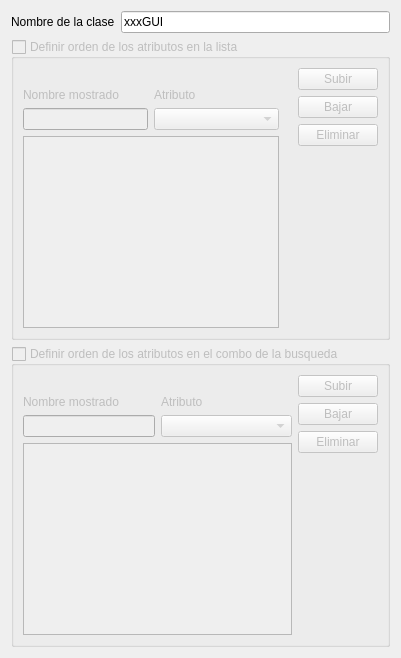
      <widget class="QWidget" name="tab_4">
       <attribute name="title">
        <string>GUI Manager</string>
       </attribute>
       <layout class="QVBoxLayout" name="verticalLayout_25">
        <item>
         <layout class="QHBoxLayout" name="horizontalLayout_15">
          <item>
           <widget class="QLabel" name="label_10">
            <property name="text">
             <string>Nombre de la clase</string>
            </property>
           </widget>
          </item>
          <item>
           <widget class="QLineEdit" name="leNombreClaseGM">
            <property name="text">
             <string>xxxGUI</string>
            </property>
           </widget>
          </item>
         </layout>
        </item>
        <item>
         <widget class="QGroupBox" name="groupBox_4">
          <property name="enabled">
           <bool>false</bool>
          </property>
          <property name="title">
           <string>Definir orden de los atributos en la lista</string>
          </property>
          <property name="checkable">
           <bool>true</bool>
          </property>
          <property name="checked">
           <bool>false</bool>
          </property>
          <layout class="QHBoxLayout" name="horizontalLayout_27">
           <item>
            <layout class="QVBoxLayout" name="verticalLayout_20">
             <item>
              <widget class="QLabel" name="label_32">
               <property name="text">
                <string/>
               </property>
              </widget>
             </item>
             <item>
              <layout class="QHBoxLayout" name="horizontalLayout_16">
               <item>
                <layout class="QVBoxLayout" name="verticalLayout_12">
                 <item>
                  <widget class="QLabel" name="label_16">
                   <property name="text">
                    <string>Nombre mostrado</string>
                   </property>
                  </widget>
                 </item>
                 <item>
                  <widget class="QLineEdit" name="leNombreListaGM">
                   <property name="sizePolicy">
                    <sizepolicy hsizetype="Preferred" vsizetype="Fixed">
                     <horstretch>0</horstretch>
                     <verstretch>0</verstretch>
                    </sizepolicy>
                   </property>
                  </widget>
                 </item>
                </layout>
               </item>
               <item>
                <layout class="QVBoxLayout" name="verticalLayout_13">
                 <item>
                  <widget class="QLabel" name="label_17">
                   <property name="text">
                    <string>Atributo</string>
                   </property>
                  </widget>
                 </item>
                 <item>
                  <widget class="QComboBox" name="cbAtributoListaGM"/>
                 </item>
                </layout>
               </item>
              </layout>
             </item>
             <item>
              <widget class="QTableWidget" name="twListaGM">
               <property name="sizePolicy">
                <sizepolicy hsizetype="Expanding" vsizetype="Preferred">
                 <horstretch>0</horstretch>
                 <verstretch>0</verstretch>
                </sizepolicy>
               </property>
              </widget>
             </item>
            </layout>
           </item>
           <item>
            <widget class="QLabel" name="label_31">
             <property name="text">
              <string/>
             </property>
            </widget>
           </item>
           <item>
            <layout class="QVBoxLayout" name="verticalLayout_19">
             <item>
              <widget class="QPushButton" name="btSubirListaGM">
               <property name="text">
                <string>Subir</string>
               </property>
              </widget>
             </item>
             <item>
              <widget class="QPushButton" name="btBajarListaGM">
               <property name="text">
                <string>Bajar</string>
               </property>
              </widget>
             </item>
             <item>
              <widget class="QPushButton" name="btEliminarListaGM">
               <property name="text">
                <string>Eliminar</string>
               </property>
              </widget>
             </item>
             <item>
              <spacer name="verticalSpacer_5">
               <property name="orientation">
                <enum>Qt::Vertical</enum>
               </property>
               <property name="sizeType">
                <enum>QSizePolicy::MinimumExpanding</enum>
               </property>
               <property name="sizeHint" stdset="0">
                <size>
                 <width>20</width>
                 <height>40</height>
                </size>
               </property>
              </spacer>
             </item>
            </layout>
           </item>
          </layout>
         </widget>
        </item>
        <item>
         <widget class="QGroupBox" name="groupBox_7">
          <property name="enabled">
           <bool>false</bool>
          </property>
          <property name="title">
           <string>Definir orden de los atributos en el combo de la busqueda </string>
          </property>
          <property name="checkable">
           <bool>true</bool>
          </property>
          <property name="checked">
           <bool>false</bool>
          </property>
          <layout class="QHBoxLayout" name="horizontalLayout_26">
           <item>
            <layout class="QVBoxLayout" name="verticalLayout_21">
             <item>
              <widget class="QLabel" name="label_33">
               <property name="text">
                <string/>
               </property>
              </widget>
             </item>
             <item>
              <layout class="QHBoxLayout" name="horizontalLayout_28">
               <item>
                <layout class="QVBoxLayout" name="verticalLayout_22">
                 <item>
                  <widget class="QLabel" name="label_18">
                   <property name="text">
                    <string>Nombre mostrado</string>
                   </property>
                  </widget>
                 </item>
                 <item>
                  <widget class="QLineEdit" name="leNombreComboGM">
                   <property name="sizePolicy">
                    <sizepolicy hsizetype="Preferred" vsizetype="Fixed">
                     <horstretch>0</horstretch>
                     <verstretch>0</verstretch>
                    </sizepolicy>
                   </property>
                  </widget>
                 </item>
                </layout>
               </item>
               <item>
                <layout class="QVBoxLayout" name="verticalLayout_23">
                 <item>
                  <widget class="QLabel" name="label_19">
                   <property name="text">
                    <string>Atributo</string>
                   </property>
                  </widget>
                 </item>
                 <item>
                  <widget class="QComboBox" name="cbAtributoComboGM"/>
                 </item>
                </layout>
               </item>
              </layout>
             </item>
             <item>
              <widget class="QTableWidget" name="twComboGM">
               <property name="sizePolicy">
                <sizepolicy hsizetype="Expanding" vsizetype="Preferred">
                 <horstretch>0</horstretch>
                 <verstretch>0</verstretch>
                </sizepolicy>
               </property>
              </widget>
             </item>
            </layout>
           </item>
           <item>
            <layout class="QVBoxLayout" name="verticalLayout_24">
             <item>
              <widget class="QPushButton" name="btSubirComboGM">
               <property name="text">
                <string>Subir</string>
               </property>
              </widget>
             </item>
             <item>
              <widget class="QPushButton" name="btBajarComboGM">
               <property name="text">
                <string>Bajar</string>
               </property>
              </widget>
             </item>
             <item>
              <widget class="QPushButton" name="btEliminarComboGM">
               <property name="text">
                <string>Eliminar</string>
               </property>
              </widget>
             </item>
             <item>
              <spacer name="verticalSpacer_9">
               <property name="orientation">
                <enum>Qt::Vertical</enum>
               </property>
               <property name="sizeType">
                <enum>QSizePolicy::MinimumExpanding</enum>
               </property>
               <property name="sizeHint" stdset="0">
                <size>
                 <width>20</width>
                 <height>40</height>
                </size>
               </property>
              </spacer>
             </item>
            </layout>
           </item>
          </layout>
         </widget>
        </item>
       </layout>
      </widget>
